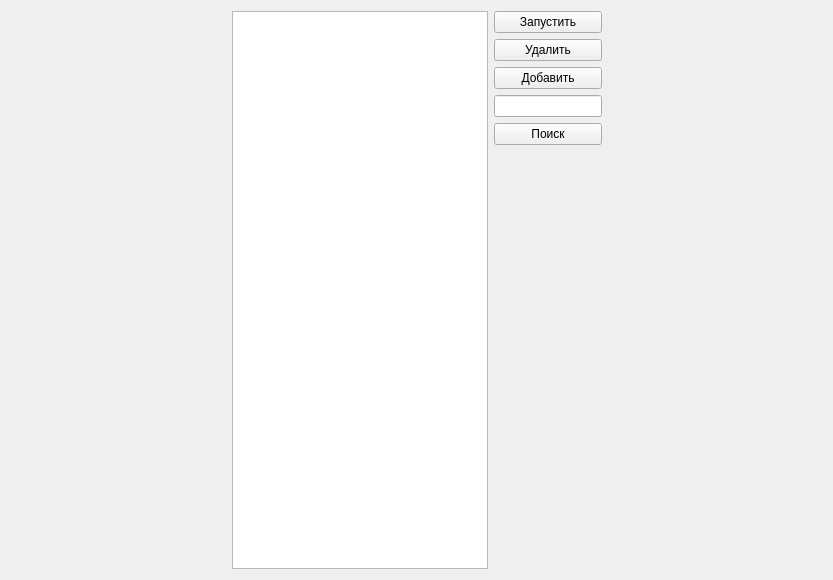
<?xml version="1.0" encoding="UTF-8"?>
<ui version="4.0">
 <class>Form</class>
 <widget class="QWidget" name="Form">
  <property name="geometry">
   <rect>
    <x>0</x>
    <y>0</y>
    <width>833</width>
    <height>580</height>
   </rect>
  </property>
  <property name="windowTitle">
   <string>Form</string>
  </property>
  <layout class="QHBoxLayout" name="horizontalLayout">
   <item>
    <spacer name="horizontalSpacer_2">
     <property name="orientation">
      <enum>Qt::Horizontal</enum>
     </property>
     <property name="sizeHint" stdset="0">
      <size>
       <width>40</width>
       <height>20</height>
      </size>
     </property>
    </spacer>
   </item>
   <item>
    <widget class="QTableWidget" name="table"/>
   </item>
   <item>
    <layout class="QVBoxLayout" name="verticalLayout">
     <item>
      <widget class="QPushButton" name="runGame">
       <property name="text">
        <string>Запустить</string>
       </property>
      </widget>
     </item>
     <item>
      <widget class="QPushButton" name="deleteGame">
       <property name="text">
        <string>Удалить</string>
       </property>
      </widget>
     </item>
     <item>
      <widget class="QPushButton" name="addGame">
       <property name="text">
        <string>Добавить</string>
       </property>
      </widget>
     </item>
     <item>
      <widget class="QLineEdit" name="lineEdit">
       <property name="sizePolicy">
        <sizepolicy hsizetype="Minimum" vsizetype="Fixed">
         <horstretch>0</horstretch>
         <verstretch>0</verstretch>
        </sizepolicy>
       </property>
       <property name="minimumSize">
        <size>
         <width>0</width>
         <height>0</height>
        </size>
       </property>
       <property name="maximumSize">
        <size>
         <width>150</width>
         <height>16777215</height>
        </size>
       </property>
      </widget>
     </item>
     <item>
      <widget class="QPushButton" name="pushButton">
       <property name="text">
        <string>Поиск</string>
       </property>
      </widget>
     </item>
     <item>
      <spacer name="verticalSpacer">
       <property name="orientation">
        <enum>Qt::Vertical</enum>
       </property>
       <property name="sizeHint" stdset="0">
        <size>
         <width>20</width>
         <height>40</height>
        </size>
       </property>
      </spacer>
     </item>
    </layout>
   </item>
   <item>
    <spacer name="horizontalSpacer">
     <property name="orientation">
      <enum>Qt::Horizontal</enum>
     </property>
     <property name="sizeHint" stdset="0">
      <size>
       <width>101</width>
       <height>20</height>
      </size>
     </property>
    </spacer>
   </item>
  </layout>
 </widget>
 <resources/>
 <connections/>
</ui>
